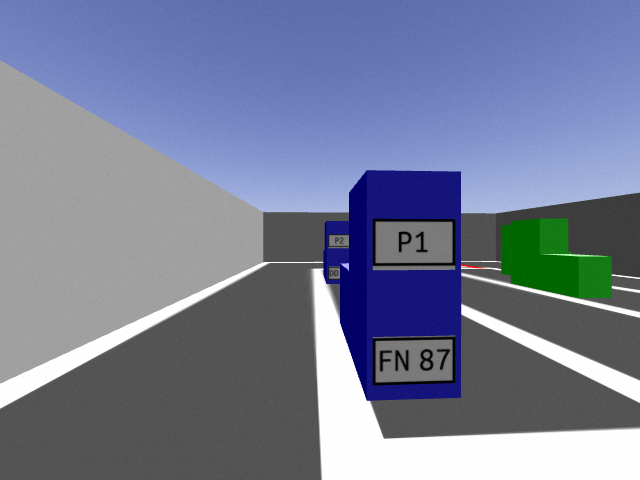
#> input picture node/image0.png, 640 x 480 px
$ python -i image_processing_utils.py   (imports and definitions only)
#> lines starting #> are read from the running program, lines starting #| are printed output that depends on the picture; after the words box and inside, x2 and y2 are one past the last pixel; in counts of white or black regions, pixels touching at a corner belong together
import cv2
import numpy as np
import copy


# [114 lines left out: functions draw_lines, find_cardinal_clusters, not called in this run]


def find_crosswalk(img):
    """
    Find the center of crosswalks seen by robot.
    :param img: image to analyze
    :return: Pixel coordinates of center of crosswalk in image or None if no crosswalk is detected.
    """
    hsv_img = cv2.cvtColor(img, cv2.COLOR_RGB2HSV)
#> hsv_img: shape (480, 640, 3); mean H, S, V 49.3, 54, 153.5
    lower_red = np.array([110, 150, 150])
    upper_red = np.array([130, 255, 255])
    # Threshold the HSV image to get only red parts
    mask = cv2.inRange(hsv_img, lower_red, upper_red)
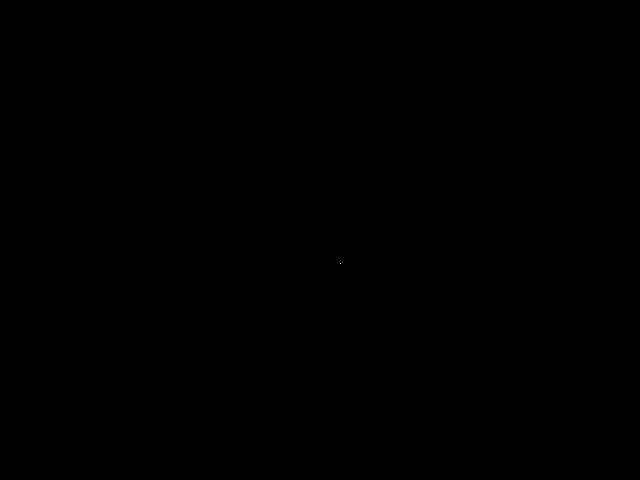
#> mask: shape (480, 640); 0% white in thin lines or dots, all inside (x1, y1, x2, y2) = (340, 263, 341, 264)

    if mask.max() == 0:
        return None
    else:
        moments = cv2.moments(mask, binaryImage=True)
#> moments = moments, m00 1, centre m10/m00, m01/m00 = (340, 263)
        center = (int(moments["m10"] / moments["m00"]), int(moments["m01"] / moments["m00"]))
#> center = (340, 263)
        return center

>>> import cv2
>>> picture = cv2.cvtColor(cv2.imread('../node/image0.png'), cv2.COLOR_BGR2RGB)
>>> result = find_crosswalk(picture)
#> result = (340, 263)
